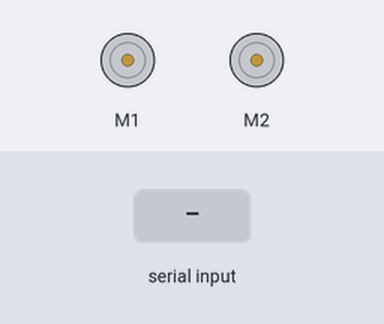
A sketch run on a simulated Arduino Uno, built with avr-gcc and run on an emulated ATmega328P. Parts: 2 × DC motor (green arrow = forward, orange = backward, longer = faster). The test bench sets the inputs (shaded band).

Above: at 1.2 s.
1.3 s: "U" received over Serial
At 2.5 s:
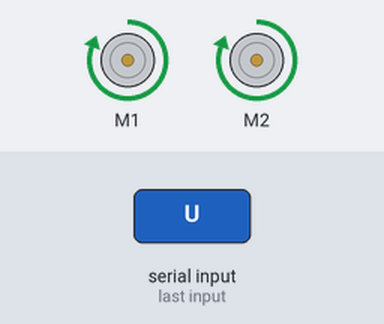
2.8 s: "D" received over Serial
At 3.7 s:
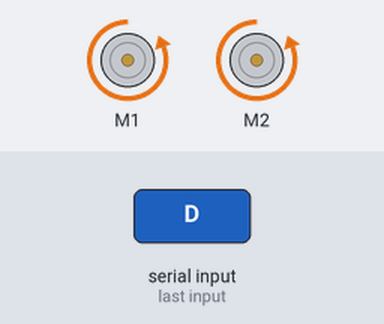
4.3 s: "T" received over Serial
At 4.9 s:
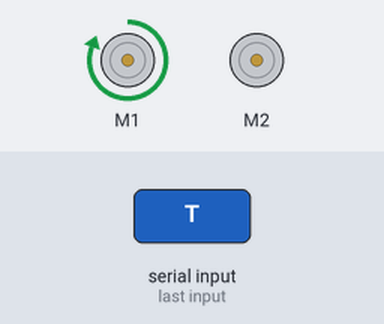
5.8 s: "R" received over Serial
At 7.0 s:
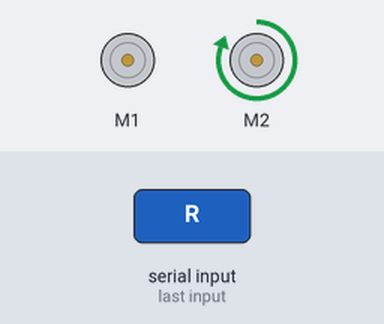
7.3 s: "S" received over Serial
At 8.4 s:
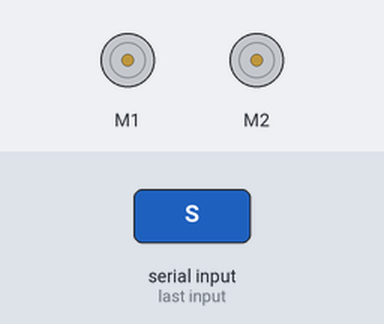
Timing chart, 0 to 9.8 s (numbered marks = the images above; inputs shaded):
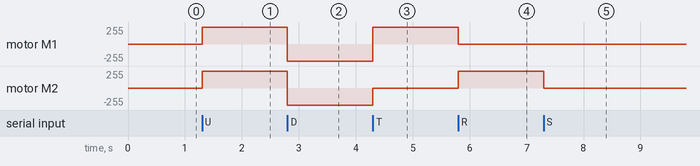

Measured:
- after the input at 1.3 s, motor M1, motor M2: stopped → forward 255/255 at once
- after the input at 2.8 s, motor M1, motor M2: forward 255/255 → backward 255/255 at once
- after the input at 4.3 s, motor M1: backward 255/255 → forward 255/255 at once; motor M2: backward 255/255 → stopped at once
- after the input at 5.8 s, motor M1: forward 255/255 → stopped at once; motor M2: stopped → forward 255/255 at once
- after the input at 7.3 s, motor M2: forward 255/255 → stopped at once

The sketch:

KeyboardControlMotor.ino
```cpp
#include <AFMotor.h>

// Declare motors
AF_DCMotor motorLeftWheel(1, MOTOR12_64KHZ);
AF_DCMotor motorRightWheel(2, MOTOR12_64KHZ);

int incomingByte;

void setup() {

  Serial.begin(9600);

  // Set motorspeed (1-255)
  motorLeftWheel.setSpeed(255);
  motorRightWheel.setSpeed(255);
}

void loop() {

  // Check if there is serial data
  if (Serial.available() > 0) {

    // Read from serial data
    incomingByte = Serial.read();

    // Based on incomingByte, find out how to run the motor
    if (incomingByte == 'S') {
      motorLeftWheel.run(RELEASE);
      motorRightWheel.run(RELEASE);
    } else if (incomingByte == 'U') {
      motorLeftWheel.run(FORWARD);
      motorRightWheel.run(FORWARD);
    } else if (incomingByte == 'D') {
      motorLeftWheel.run(BACKWARD);
      motorRightWheel.run(BACKWARD);
    } else if (incomingByte == 'T') {
      motorLeftWheel.run(FORWARD);
      motorRightWheel.run(BRAKE);
    } else if (incomingByte == 'R') {
      motorLeftWheel.run(BRAKE);
      motorRightWheel.run(FORWARD);
    }
  }
}
```
